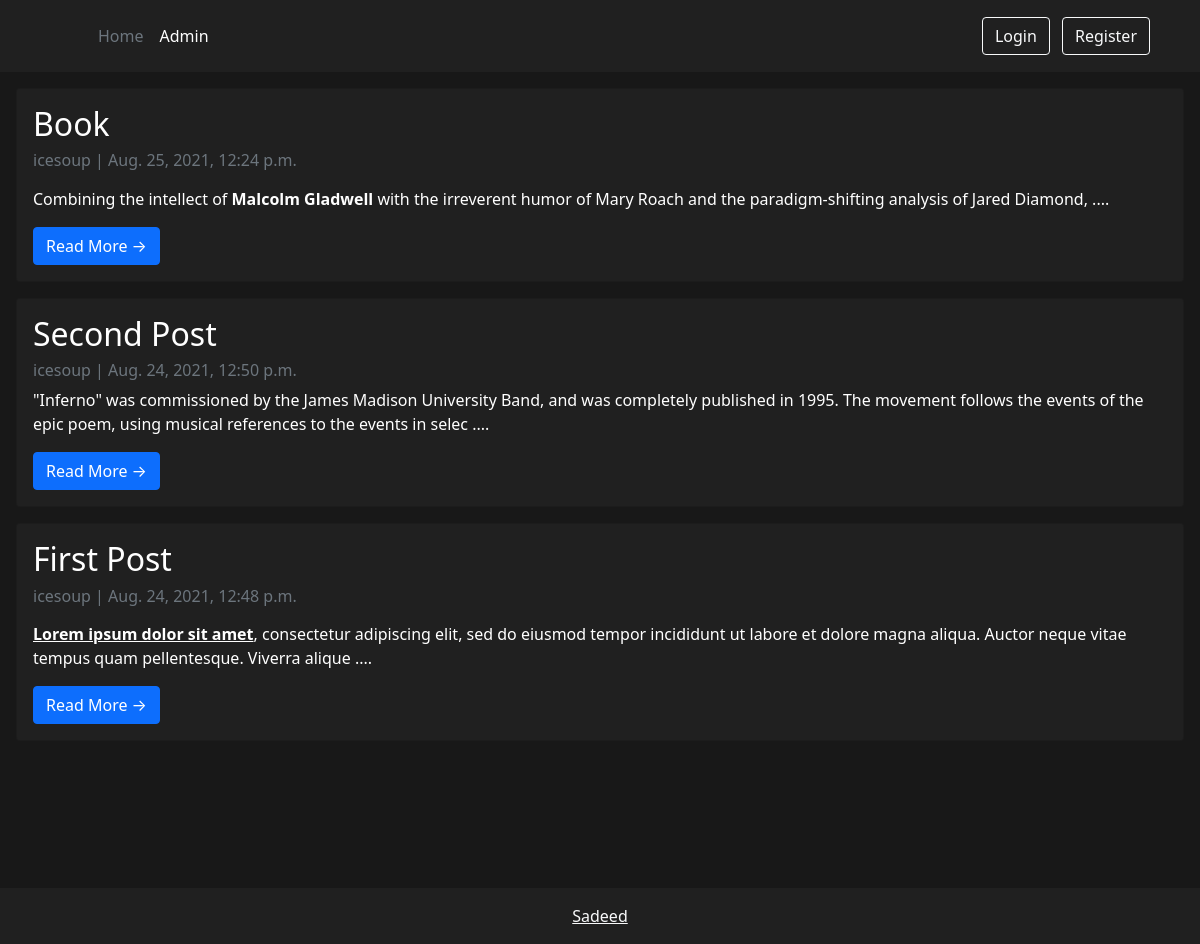
The app's page /, older data.
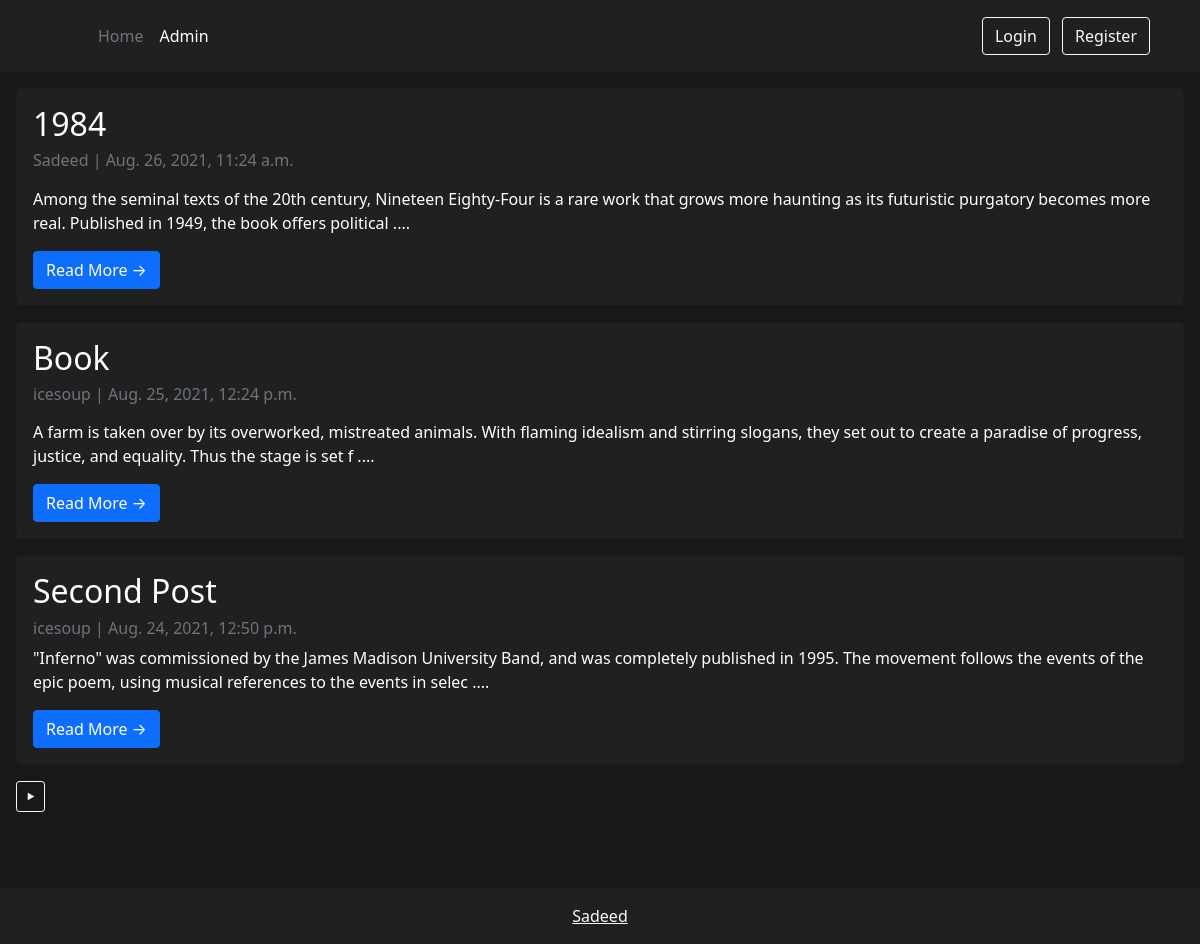
The same page, newer data.
### blog/models.py (models this page shows, shortened)
class Post(models.Model):
    title = models.CharField(max_length=200, unique=True)
    slug = models.SlugField(max_length=200, unique=True)
    author = models.ForeignKey(
        User, on_delete=models.CASCADE, related_name='blog_posts')
    updatedOn = models.DateTimeField(auto_now=True)
    content = models.TextField()
    createdOn = models.DateTimeField(auto_now_add=True)
    status = models.IntegerField(choices=STATUS, default=1)
    class Meta:
        ordering = ['-createdOn']

### blog/views.py (the view)
# urls.py: path('', views.PostList.as_view(), name='home'),
class PostList(generic.ListView):
    queryset = Post.objects.filter(status=1).order_by('-createdOn')
    template_name = 'blog/index.html'
    paginate_by = 3

### blog/templates/blog/index.html (shortened to what this page needs)
{% extends 'base.html' %}
{% block content %}
    {% for post in post_list %}
        <div class="card m-3" style="background-color: #202020; color: #FFFFFF;">
            <div class="card-body">
                <h2 class="card-title">{{ post.title }}</h2>
                <p class="card-text text-muted h6">{{ post.author }} | {{ post.createdOn}} </p>
                <p class="card-text">{{post.content| slice:":200" | safe }} .... </p>
                <a href="{% url 'post_detail' post.slug  %}" class="btn btn-primary">Read More &rarr;</a>
            </div>
        </div>
    {% endfor %}
{% block pagination %}
    {% if is_paginated %}
    <div class="m-3">
        <div class="pagination">
            <span class="page-links">
                {% if page_obj.has_next %}
                    <a class='btn btn-outline-light btn-sm' href="{{ request.path }}?page={{ page_obj.next_page_number }}">&#x2BC8;</a>
                {% endif %}
            </span>
        </div>
    </div>
    {% endif %}
{% endblock %}
{% endblock content %}

Row changes from the older to the newer data that the page shows:
no longer on this page (row unchanged): Post: title "First Post", author "icesoup", createdOn "Aug. 24, 2021, 12:48 p.m.", content "Lorem ipsum dolor sit amet , consectetur adipiscing elit, sed do eiusmod tempor incididunt ut labore et dolore magna aliqua. Auctor neque vitae tempus quam pellentesque. Viverra alique"
added Post: title "1984", author "Sadeed", createdOn "Aug. 26, 2021, 11:24 a.m.", content "Among the seminal texts of the 20th century, Nineteen Eighty-Four is a rare work that grows more haunting as its futuristic purgatory becomes more real. Published in 1949, the book offers political"
changed Post "Book": content "Combining the intellect of Malcolm Gladwell with the irreverent humor of Mary Roach and the paradigm-shifting analysis of Jared Diamond," → "A farm is taken over by its overworked, mistreated animals. With flaming idealism and stirring slogans, they set out to create a paradise of progress, justice, and equality. Thus the stage is set f"
